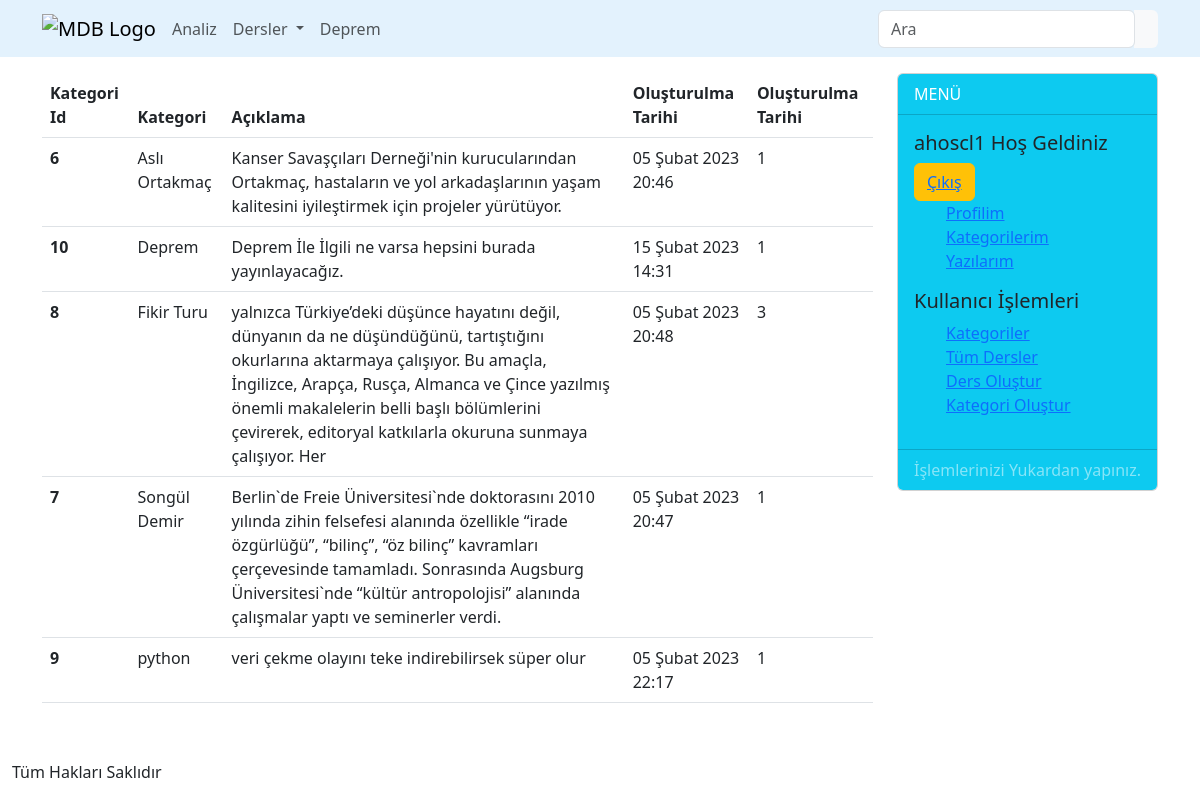
Screenshot of /dersler/kategoriler/ (signed in) with the database file from the repository.
### dersler/models/kategoriModel.py (models this page shows)
class KategoriModel(models.Model):
    kategori = models.CharField(max_length=20, unique=True)
    aciklama = models.CharField(max_length=300)
    olusturulma_tarihi = models.DateTimeField(auto_now_add=True)
    def __str__(self):
        return self.kategori

### dersler/views/kategoriler.py (the view)
# urls.py: path('kategoriler/', kategoriler, name='kategoriler'),
def kategoriler(request):
    kategoriler=KategoriModel.objects.annotate(total=Count('ders_kategori')).all()
    context ={'kategoriler':kategoriler,}
    return render(request, 'kategoriler.html',context)

### dersler/views/context_processors.py (called while the page is built)
def categories(request):
    return {
        "categories": KategoriModel.objects.all()
    }

### dersler/templates/kategoriler.html (shortened to what this page needs)
{% extends 'base.html' %}
{% block content %}
    <table class="table">
        <thead>
        <tr>
            <th scope="col">Kategori Id</th>
            <th scope="col">Kategori</th>
            <th scope="col">Açıklama</th>
            <th scope="col">Oluşturulma Tarihi</th>
            <th scope="col">Oluşturulma Tarihi</th>
        </tr>
        </thead>
        <tbody>
        {% for kategori in kategoriler %}
            <tr>
                <th scope="row">{{ kategori.id }}</th>
                <td>{{ kategori.kategori }}</td>
                <td>{{ kategori.aciklama }}</td>
                <td>{{ kategori.olusturulma_tarihi }}</td>
                <td>{{ kategori.total }}</td>
            </tr>
        {% endfor %}
        </tbody>
    </table>
{% endblock content %}

### templates/components/sidebar.html
<div class="col-sm-3">
    <div class="card bg-info-50 mb-3">
        <div class="card-header bg-info text-white">
            MENÜ
        </div>
        <div class="card-body bg-info">
            <h5>{{ user.username }} Hoş Geldiniz</h5>
            {% if user.is_authenticated %}
                <button class="btn btn-warning">
                    <a  href="{% url 'users:logout' %}">Çıkış</a> </button>
            {% endif %}
            <ul class=" bg-info">
                {% if user.is_authenticated %}
                    <li class="list-group-item bg-info"><a href="{% url 'users:profile' user.id %}">Profilim</a></li>
                    <li class="list-group-item bg-info"><a href="{% url 'users:login' %}">Kategorilerim</a></li>
                    <li class="list-group-item bg-info"><a href="{% url 'users:register' %}">Yazılarım</a></li>
                {% else %}
                    <li class="list-group-item bg-info"><a href="{% url 'users:login' %}">Giriş</a></li>
                    <li class="list-group-item bg-info"><a href="{% url 'users:register' %}">Kayıt Ol</a></li>
                {% endif %}
            </ul>
            <h5>Kullanıcı İşlemleri</h5>
            <ul class=" bg-info">
                <li class="list-group-item bg-info"><a href="{% url 'dersler:kategoriler' %}">Kategoriler</a></li>
                <li class="list-group-item bg-info"><a href="{% url 'dersler:index' %}">Tüm Dersler</a></li>
                <li class="list-group-item bg-info"><a href="{% url 'dersler:dersolustur' %}">Ders Oluştur</a></li>
                <li class="list-group-item bg-info"><a href="{% url 'dersler:kategoriolustur' %}">Kategori Oluştur</a></li>
            </ul>
        </div>
        <div class="card-footer bg-info text-white-50">
            İşlemlerinizi Yukardan yapınız.
        </div>
    </div>
</div>

### rows the page displays
KategoriModel: id "6", kategori "Aslı Ortakmaç", aciklama "Kanser Savaşçıları Derneği'nin kurucularından Ortakmaç, hastaların ve yol arkadaşlarının yaşam kalitesini iyileştirmek için projeler yürütüyor.", olusturulma_tarihi "05 Şubat 2023 20:46", total "1"
KategoriModel: id "10", kategori "Deprem", aciklama "Deprem İle İlgili ne varsa hepsini burada yayınlayacağız.", olusturulma_tarihi "15 Şubat 2023 14:31", total "1"
KategoriModel: id "8", kategori "Fikir Turu", aciklama "yalnızca Türkiye’deki düşünce hayatını değil, dünyanın da ne düşündüğünü, tartıştığını okurlarına aktarmaya çalışıyor. Bu amaçla, İngilizce, Arapça, Rusça, Almanca ve Çince yazılmış önemli makalelerin belli başlı bölümlerini çevirerek, editoryal katkılarla okuruna sunmaya çalışıyor. Her", olusturulma_tarihi "05 Şubat 2023 20:48", total "3"
KategoriModel: id "7", kategori "Songül Demir", aciklama "Berlin`de Freie Üniversitesi`nde doktorasını 2010 yılında zihin felsefesi alanında özellikle “irade özgürlüğü”, “bilinç”, “öz bilinç” kavramları çerçevesinde tamamladı. Sonrasında Augsburg Üniversitesi`nde “kültür antropolojisi” alanında çalışmalar yaptı ve seminerler verdi.", olusturulma_tarihi "05 Şubat 2023 20:47", total "1"
KategoriModel: id "9", kategori "python", aciklama "veri çekme olayını teke indirebilirsek süper olur", olusturulma_tarihi "05 Şubat 2023 22:17", total "1"

### other values shown
{{ user.username }} "ahoscl1"
